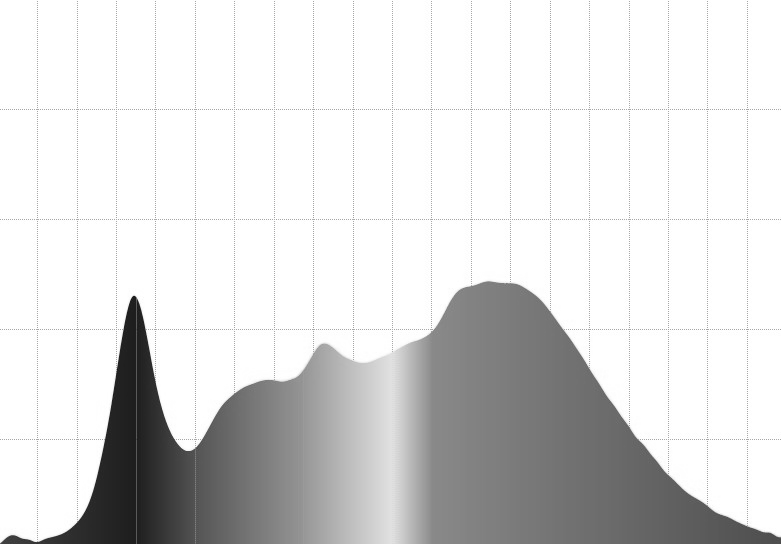
#> input picture Gri Resimler/3500.png, 781 x 544 px, found by its file name
$ python canny0.py
#> lines starting #> are read from the running program, lines starting #| are printed output that depends on the picture
import cv2
import numpy as np
from matplotlib import pyplot as plt

img = cv2.imread("3500.png",0)
#> img is the input picture: shape (544, 781); min 23, max 255, mean 220
canny =cv2.Canny(img,100,200)
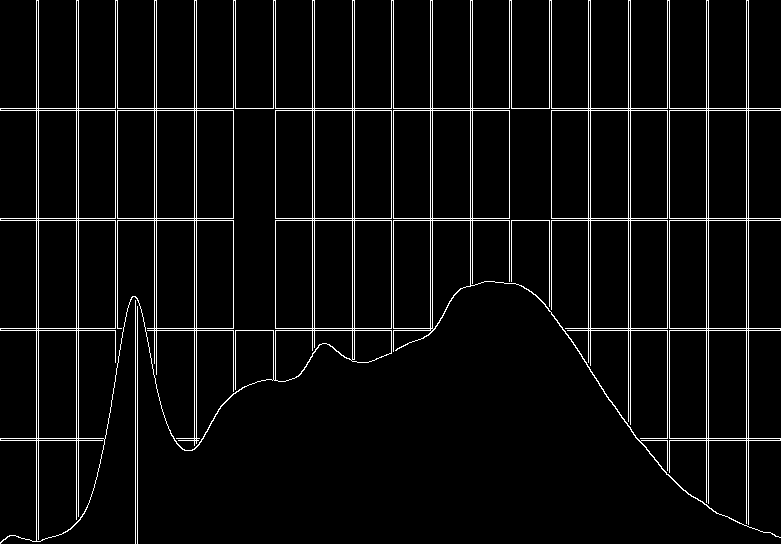
#> canny: shape (544, 781); 4.9% white in thin lines or dots

titles=['image','canny']
images=[img,canny]
for i in range(2) :
    plt.subplot(1,2,i+1),plt.imshow(images[i],'gray')
    plt.title(titles[i])
    plt.xticks([]),plt.yticks([])
    plt.show()

$ run again, with Gri Resimler/3750.png copied over Gri Resimler/3500.png
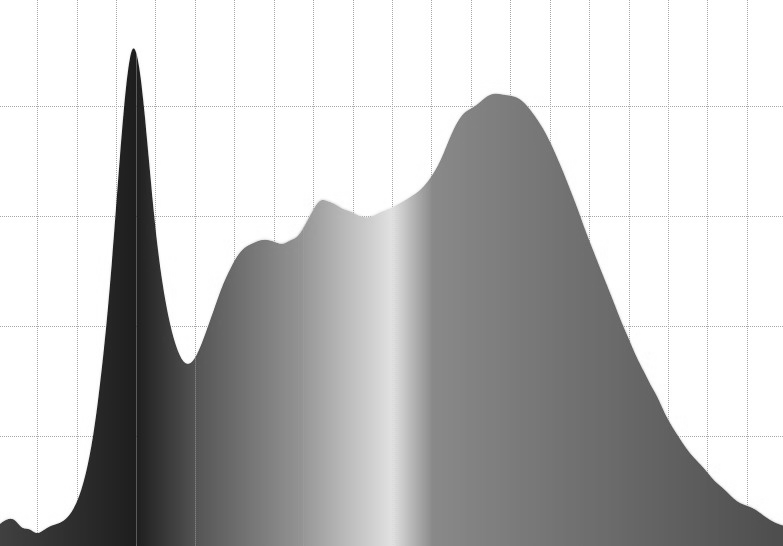
#> input picture Gri Resimler/3750.png, 783 x 546 px, found by its file name
#> img is the input picture: shape (546, 783); min 24, max 255, mean 192.4
#> `canny =cv2.Canny(img,100,200)`:
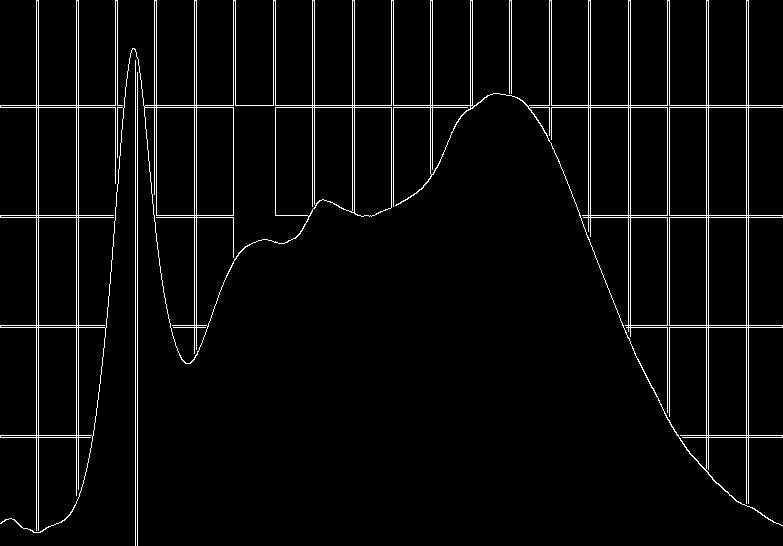
#> canny: shape (546, 783); 3.8% white in thin lines or dots
